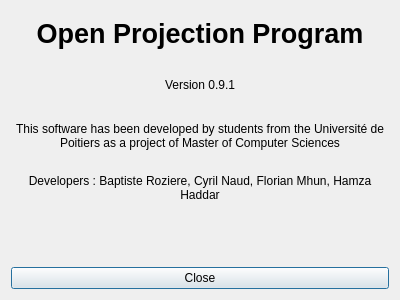
<?xml version="1.0" encoding="UTF-8"?>
<ui version="4.0">
 <class>About</class>
 <widget class="QDialog" name="About">
  <property name="geometry">
   <rect>
    <x>0</x>
    <y>0</y>
    <width>400</width>
    <height>300</height>
   </rect>
  </property>
  <property name="windowTitle">
   <string>About</string>
  </property>
  <layout class="QVBoxLayout" name="verticalLayout">
   <item>
    <widget class="QLabel" name="label_title">
     <property name="styleSheet">
      <string notr="true">font: bold 20pt;</string>
     </property>
     <property name="text">
      <string notr="true">Open Projection Program</string>
     </property>
     <property name="alignment">
      <set>Qt::AlignCenter</set>
     </property>
    </widget>
   </item>
   <item>
    <widget class="QLabel" name="label_version">
     <property name="text">
      <string>Version 0.9.1</string>
     </property>
     <property name="alignment">
      <set>Qt::AlignCenter</set>
     </property>
    </widget>
   </item>
   <item>
    <widget class="QLabel" name="label_description">
     <property name="text">
      <string>This software has been developed by students from the Université de Poitiers as a project of Master of Computer Sciences</string>
     </property>
     <property name="alignment">
      <set>Qt::AlignCenter</set>
     </property>
     <property name="wordWrap">
      <bool>true</bool>
     </property>
    </widget>
   </item>
   <item>
    <widget class="QLabel" name="label_developers">
     <property name="text">
      <string>Developers : Baptiste Roziere, Cyril Naud, Florian Mhun, Hamza Haddar</string>
     </property>
     <property name="alignment">
      <set>Qt::AlignCenter</set>
     </property>
     <property name="wordWrap">
      <bool>true</bool>
     </property>
    </widget>
   </item>
   <item>
    <layout class="QHBoxLayout" name="horizontalLayout">
     <item>
      <widget class="QLabel" name="label_coc">
       <property name="text">
        <string/>
       </property>
       <property name="pixmap">
        <pixmap resource="../images.qrc">:/icons/resources/images/logo_opp.png</pixmap>
       </property>
       <property name="alignment">
        <set>Qt::AlignCenter</set>
       </property>
      </widget>
     </item>
     <item>
      <widget class="QLabel" name="label_up">
       <property name="text">
        <string/>
       </property>
       <property name="pixmap">
        <pixmap resource="../images.qrc">:/icons/resources/images/universite_poitiers.png</pixmap>
       </property>
       <property name="alignment">
        <set>Qt::AlignCenter</set>
       </property>
      </widget>
     </item>
    </layout>
   </item>
   <item>
    <widget class="QPushButton" name="pushButton_close">
     <property name="text">
      <string>Close</string>
     </property>
    </widget>
   </item>
  </layout>
 </widget>
 <resources>
  <include location="../images.qrc"/>
 </resources>
 <connections/>
</ui>
